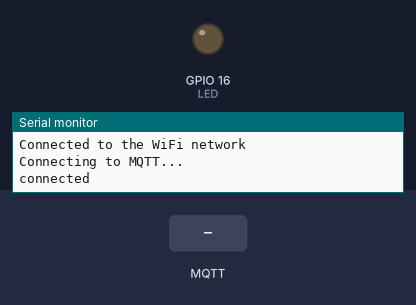
The sketch below on a simulated ESP32. Parts: output pins drawn as LEDs (lit = HIGH), the last lines printed to the serial monitor. The test bench sets the inputs (shaded band). WiFi joins after 1.5 s; servers stay silent unless stated; no MQTT or app messages arrive unless stated.

Above: at 2.7 s.
2.8 s: MQTT message "1" arrives on the first subscribed topic
At 3.9 s:
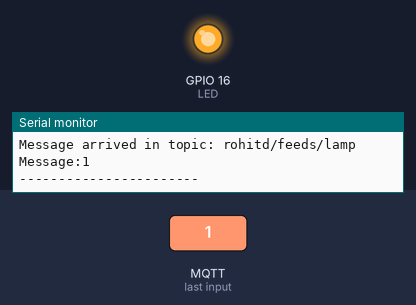
4.3 s: MQTT message "0" arrives on the first subscribed topic
At 5.0 s:
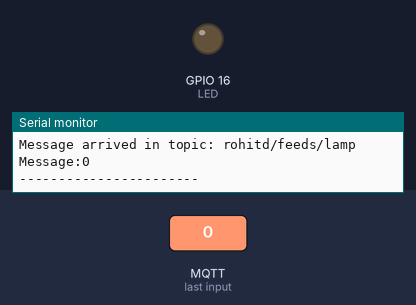
Timing chart, 0 to 7.3 s (numbered marks = the images above; inputs shaded):
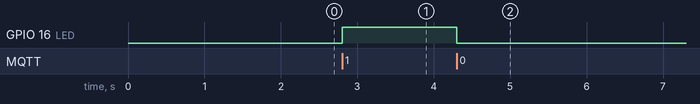

The sketch:

ESP32Lamp.ino
```cpp
#include <WiFi.h>
#include <PubSubClient.h>

#define LED 16
const char* ssid     = "<wifi ssid>";
const char* password = "<wifi password>";
const char* mqttServer = "io.adafruit.com";
const int mqttPort = 1883;
const char* mqttUser = "<your adafruit id>";
const char* mqttPassword = "<your key>";

WiFiClient espClient;
PubSubClient client(espClient);

void callback(char* topic, byte* payload, unsigned int length) {

  Serial.print("Message arrived in topic: ");
  Serial.println(topic);

  Serial.print("Message:");
  char reply = *(char*)payload;
  if(reply == '1'){
    digitalWrite(LED,HIGH);
    }
  if(reply == '0'){
    digitalWrite(LED,LOW);
    }

  Serial.println(reply);
  Serial.println("-----------------------");

}

void setup() {

  Serial.begin(115200);
  pinMode(LED,OUTPUT);
  WiFi.begin(ssid, password);

  while (WiFi.status() != WL_CONNECTED) {
    delay(500);
    Serial.println("Connecting to WiFi..");
  }
  Serial.println("Connected to the WiFi network");

  client.setServer(mqttServer, mqttPort);
  client.setCallback(callback);

  while (!client.connected()) {
    Serial.println("Connecting to MQTT...");

    if (client.connect("ESP32Client", mqttUser, mqttPassword )) {

      Serial.println("connected");

    } else {

      Serial.print("failed with state ");
      Serial.print(client.state());
      delay(2000);

    }
  }
  // feed name is the topic
  client.subscribe("rohitd/feeds/lamp");

}

void loop() {
  client.loop();
}
```

Measured:
- after the input at 2.8 s, GPIO 16 (LED): LOW → HIGH at once
- after the input at 4.3 s, GPIO 16 (LED): HIGH → LOW at once
